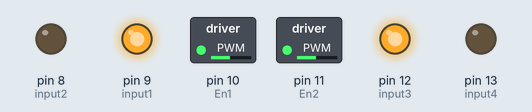
This sketch was run on a simulated Arduino Uno, built with avr-gcc and run on an emulated ATmega328P. Parts: switched loads named in the sketch (green lamp = pin HIGH), output pins drawn as LEDs (lit = HIGH).

Above: at 0.1 s.
Timing chart, 0 to 1.6 s (numbered marks = the images above):
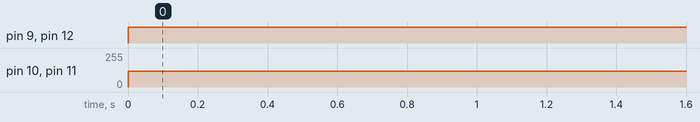

The sketch:

H_bridge_Code.ino
```cpp
//motor1
#define En1 10
#define input1 9
#define input2 8

//motor2
#define En2 11
#define input3 12
#define input4 13


void setup()
{

  pinMode(En1, OUTPUT);
  pinMode(input1, OUTPUT);
  pinMode(input2, OUTPUT);

  pinMode(En2, OUTPUT);
  pinMode(input3, OUTPUT);
  pinMode(input4, OUTPUT);
}

void loop()
{

  digitalWrite(input1,HIGH);
  digitalWrite(input2, LOW);
  analogWrite(En1, 120);

  digitalWrite(input3, HIGH);
  digitalWrite(input4, LOW);
  analogWrite(En2, 120);

}
```

Measured:
- by itself, pin 9 (input1), pin 12 (input3): LOW → HIGH at 0.00 s
- by itself, pin 10 (En1), pin 11 (En2): 0/255 → 120/255 at 0.00 s
